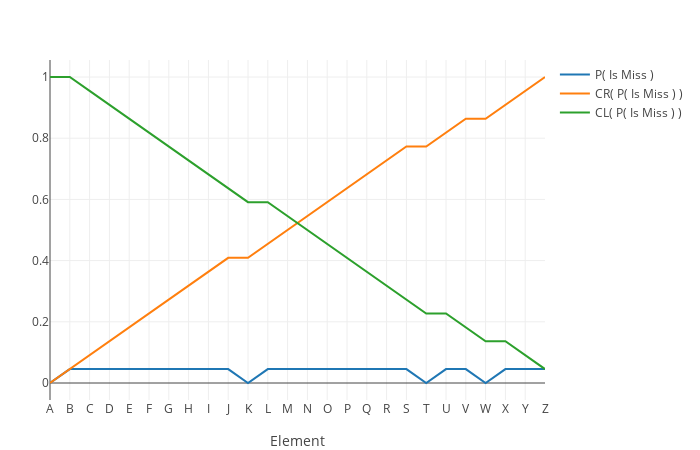

The cell this chart's notebook holds for it:
### Code cell
is_m_p = is_m / sum(is_m)

is_m_p_cr = cumsum(is_m_p)

is_m_p_cl = cumulate_sum_reverse(is_m_p)

plot(
    [
        scatter(name = "P( Is Miss )", y = is_m_p),
        scatter(name = "CR( P( Is Miss ) )", y = is_m_p_cr),
        scatter(name = "CL( P( Is Miss ) )", y = is_m_p_cl),
    ],
    Layout(xaxis = xaxis),
)

### Figure 1 — Plotly figure (JSON) as saved in the notebook; plotly's stock layout.template omitted (floating-point values rounded to 4 significant figures)
{"data": [{"name": "P( Is Miss )", "type": "scatter", "y": [0, 0.04545, 0.04545, 0.04545, 0.04545, 0.04545, 0.04545, 0.04545, 0.04545, 0.04545, 0, 0.04545, 0.04545, 0.04545, 0.04545, 0.04545, 0.04545, 0.04545, 0.04545, 0, 0.04545, 0.04545, 0, 0.04545, 0.04545, 0.04545]}, {"name": "CR( P( Is Miss ) )", "type": "scatter", "y": [0, 0.04545, 0.09091, 0.1364, 0.1818, 0.2273, 0.2727, 0.3182, 0.3636, 0.4091, 0.4091, 0.4545, 0.5, 0.5455, 0.5909, 0.6364, 0.6818, 0.7273, 0.7727, 0.7727, 0.8182, 0.8636, 0.8636, 0.9091, 0.9545, 1.0]}, {"name": "CL( P( Is Miss ) )", "type": "scatter", "y": [1.0, 1.0, 0.9545, 0.9091, 0.8636, 0.8182, 0.7727, 0.7273, 0.6818, 0.6364, 0.5909, 0.5909, 0.5455, 0.5, 0.4545, 0.4091, 0.3636, 0.3182, 0.2727, 0.2273, 0.2273, 0.1818, 0.1364, 0.1364, 0.09091, 0.04545]}], "layout": {"autosize": false, "height": 450, "margin": {"b": 50, "l": 50, "r": 50, "t": 60}, "width": 700, "xaxis": {"autorange": true, "range": [0, 25], "ticktext": ["A", "B", "C", "D", "E", "F", "G", "H", "I", "J", "K", "L", "M", "N", "O", "P", "Q", "R", "S", "T", "U", "V", "W", "X", "Y", "Z"], "tickvals": [0, 1, 2, 3, 4, 5, 6, 7, 8, 9, 10, 11, 12, 13, 14, 15, 16, 17, 18, 19, 20, 21, 22, 23, 24, 25, 26], "title": {"text": "Element"}}, "yaxis": {"autorange": true, "range": [-0.05556, 1.056], "type": "linear"}}}
